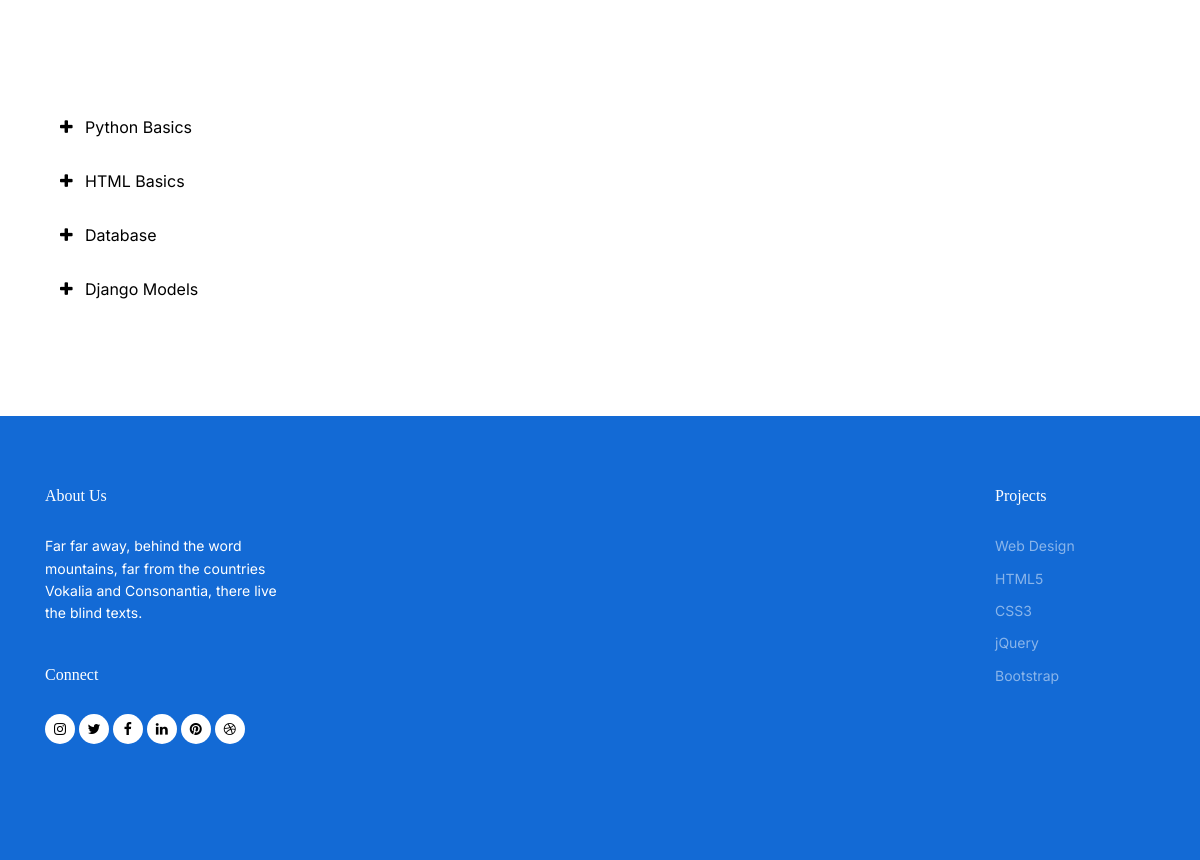
The app's page /instructor/course/1/quiz/ with its own data.
### core/models.py (models this page shows, shortened)
class CourseModule(models.Model):
    course = models.ForeignKey(Course, on_delete=models.CASCADE, related_name='modules')
    title = models.CharField(max_length=200)
    description = models.TextField(blank=True)
    order = models.PositiveIntegerField()
    class Meta:
        ordering = ['order']

### instructor/views.py (the view, shortened to what this page needs)
# urls.py: path('course/<int:course_id>/quiz/', CourseQuiz.as_view(), name='instructor_course_quiz'),
class CourseQuiz(View):
    def get(self, request, *args, **kwargs):
        course_id = kwargs.get('course_id')
        course = get_object_or_404(Course, id=course_id)
        modules = CourseModule.objects.filter(course=course)
        quizzes = Quiz.objects.filter(module__in=modules)
        quizzes_with_modules = []
        for module in modules:
            quiz = quizzes.filter(module=module).first()
            questions = quiz.questions.all() if quiz else []
            quizzes_with_modules.append((module, quiz, questions))
        quiz_form = QuizForm()
        question_form = QuestionForm()
        options_formset = QuestionOptionFormSet()
        return render(request, 'instructor_course_quiz.html', {
            'course': course,
            'quizzes_with_modules': quizzes_with_modules,
            'quiz_form': quiz_form,
            'question_form': question_form,
            'options_formset': options_formset,
        })

### instructor/templates/instructor_course_quiz.html (shortened to what this page needs)
{% extends "base1.html" %}
{% load static %}
{% block body_block %}
<div class="untree_co-section">
  <div class="container">
    <div class="row">
        <div class="col-lg-6">
            <div class="custom-accordion" id="accordion_1">
                {% for module, quiz, questions in quizzes_with_modules %}
                    <div class="accordion-item">
                        <h2 class="mb-0 d-flex">
                            <button class="btn btn-link collapsed" type="button" data-toggle="collapse" data-target="#collapse_{{ module.id }}" aria-expanded="false" aria-controls="collapse_{{ module.id }}">
                                {{ module.title }}
                            </button>
                        </h2>
                    </div>
                {% empty %}
                    <div class="accordion-item">
                        <div class="accordion-body">
                            No modules available.
                        </div>
                    </div>
                {% endfor %}
            </div>
        </div>
    </div>
  </div>
</div>
{% endblock %}

### instructor/static/instructor/css/style.css (style rules this page uses)
body { font-family: "Inter", sans-serif; line-height: 1.6; background-color: #ffffff; overflow-x: hidden; font-size: 16px; color: #666; }
body:before { content: ""; position: fixed; top: 0; left: 0; z-index: 99; right: 0; bottom: 0; background: rgba(0, 0, 0, 0.2); opacity: 0; visibility: hidden; -webkit-transition: .3s all ease; -o-transition: .3s all ease; transition: .3s all ease; }
h1, .h1, h2, .h2, h3, .h3, h4, .h4 { font-family: "Display Playfair", serif; color: #black; }
.btn { padding-top: 15px; padding-bottom: 15px; padding-left: 30px; padding-right: 30px; border-radius: 30px; font-size: 11px; text-transform: uppercase; font-weight: 700; letter-spacing: .05rem; }
.untree_co-section { padding: 100px 0; position: relative; }
.custom-accordion .accordion-item { margin-bottom: 0px; position: relative; border-radius: 0px; overflow: hidden; }
.custom-accordion .accordion-item .btn-link { display: block; width: 100%; padding: 15px 0; text-decoration: none; text-align: left; color: #000000; background: transparent; border: none; padding-left: 40px; border-radius: 0; position: relative; -webkit-box-shadow: none !important; box-shadow: none !important; text-transform: none !important; letter-spacing: normal !important; font-weight: normal !important; font-family: "Inter", sans-serif; font-size: 16px !important; }
.custom-accordion .accordion-item .btn-link:before { font-family: 'icomoon'; content: "\f067"; position: absolute; top: 50%; -webkit-transform: translateY(-50%); -ms-transform: translateY(-50%); transform: translateY(-50%); left: 15px; }

### records on screen
CourseModule: title "Python Basics"
CourseModule: title "HTML Basics"
CourseModule: title "Database"
CourseModule: title "Django Models"
